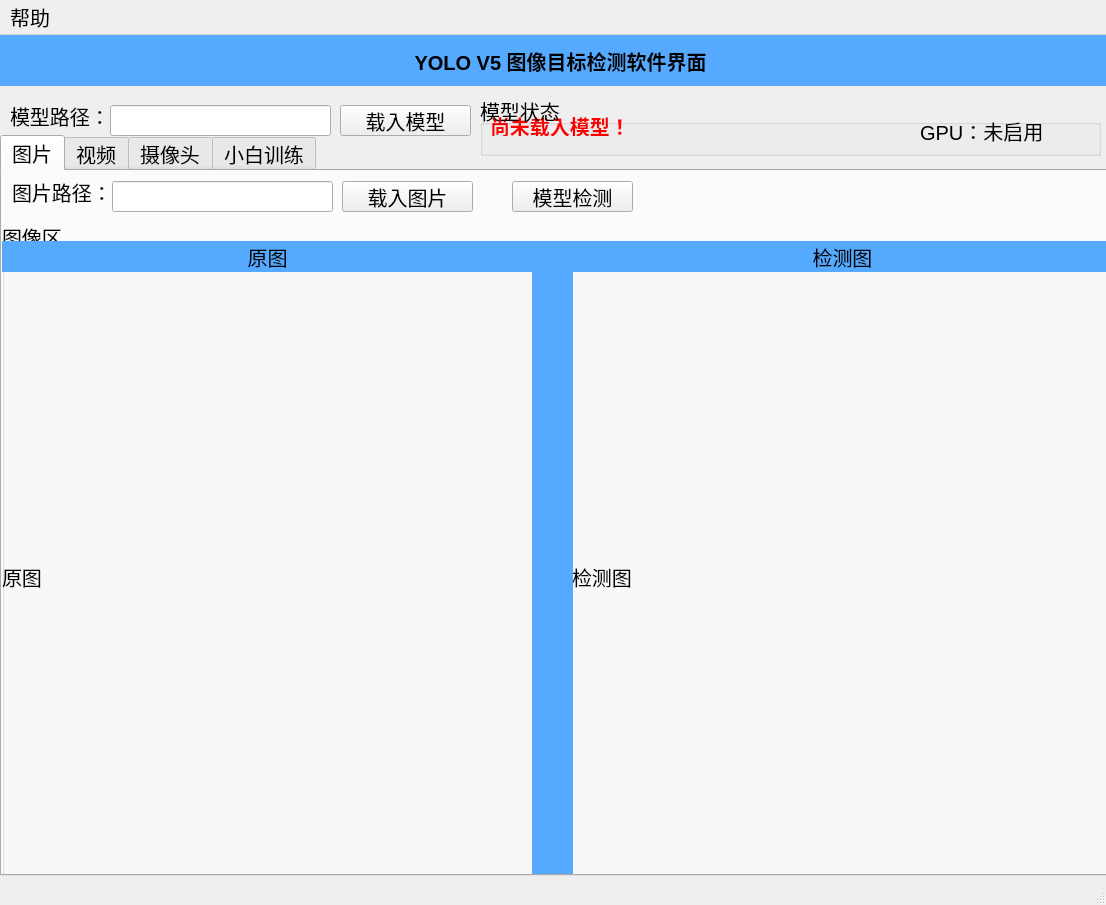
<?xml version="1.0" encoding="UTF-8"?>
<ui version="4.0">
 <class>MainWindow</class>
 <widget class="QMainWindow" name="MainWindow">
  <property name="geometry">
   <rect>
    <x>0</x>
    <y>0</y>
    <width>1106</width>
    <height>905</height>
   </rect>
  </property>
  <property name="font">
   <font>
    <pointsize>15</pointsize>
   </font>
  </property>
  <property name="windowTitle">
   <string>yolo v5 通用图像检测界面----康康哥哥</string>
  </property>
  <widget class="QWidget" name="centralwidget">
   <widget class="QTabWidget" name="tabWidget">
    <property name="enabled">
     <bool>true</bool>
    </property>
    <property name="geometry">
     <rect>
      <x>0</x>
      <y>100</y>
      <width>1131</width>
      <height>741</height>
     </rect>
    </property>
    <property name="currentIndex">
     <number>0</number>
    </property>
    <widget class="QWidget" name="tab">
     <attribute name="title">
      <string>图片</string>
     </attribute>
     <widget class="QGroupBox" name="groupBox">
      <property name="geometry">
       <rect>
        <x>0</x>
        <y>50</y>
        <width>1111</width>
        <height>701</height>
       </rect>
      </property>
      <property name="title">
       <string>图像区</string>
      </property>
      <widget class="QLabel" name="label_yt">
       <property name="geometry">
        <rect>
         <x>0</x>
         <y>50</y>
         <width>531</width>
         <height>611</height>
        </rect>
       </property>
       <property name="text">
        <string>原图</string>
       </property>
      </widget>
      <widget class="QLabel" name="label_success">
       <property name="geometry">
        <rect>
         <x>570</x>
         <y>50</y>
         <width>531</width>
         <height>611</height>
        </rect>
       </property>
       <property name="text">
        <string>检测图</string>
       </property>
      </widget>
      <widget class="QLabel" name="label_4">
       <property name="geometry">
        <rect>
         <x>0</x>
         <y>20</y>
         <width>531</width>
         <height>31</height>
        </rect>
       </property>
       <property name="font">
        <font>
         <pointsize>15</pointsize>
        </font>
       </property>
       <property name="styleSheet">
        <string notr="true">background-color: rgb(85, 170, 255);</string>
       </property>
       <property name="text">
        <string>原图</string>
       </property>
       <property name="alignment">
        <set>Qt::AlignCenter</set>
       </property>
      </widget>
      <widget class="QLabel" name="label_5">
       <property name="geometry">
        <rect>
         <x>570</x>
         <y>20</y>
         <width>541</width>
         <height>31</height>
        </rect>
       </property>
       <property name="font">
        <font>
         <pointsize>15</pointsize>
        </font>
       </property>
       <property name="styleSheet">
        <string notr="true">background-color: rgb(85, 170, 255);</string>
       </property>
       <property name="text">
        <string>检测图</string>
       </property>
       <property name="alignment">
        <set>Qt::AlignCenter</set>
       </property>
      </widget>
      <widget class="QLabel" name="label_6">
       <property name="geometry">
        <rect>
         <x>530</x>
         <y>20</y>
         <width>41</width>
         <height>641</height>
        </rect>
       </property>
       <property name="styleSheet">
        <string notr="true">background-color: rgb(85, 170, 255);</string>
       </property>
       <property name="text">
        <string/>
       </property>
      </widget>
     </widget>
     <widget class="QLabel" name="label_2">
      <property name="geometry">
       <rect>
        <x>10</x>
        <y>0</y>
        <width>101</width>
        <height>41</height>
       </rect>
      </property>
      <property name="text">
       <string>图片路径：</string>
      </property>
     </widget>
     <widget class="QLineEdit" name="lineEdit_pic">
      <property name="geometry">
       <rect>
        <x>110</x>
        <y>10</y>
        <width>221</width>
        <height>31</height>
       </rect>
      </property>
     </widget>
     <widget class="QPushButton" name="pushButton_load_pic">
      <property name="geometry">
       <rect>
        <x>340</x>
        <y>10</y>
        <width>131</width>
        <height>31</height>
       </rect>
      </property>
      <property name="cursor">
       <cursorShape>PointingHandCursor</cursorShape>
      </property>
      <property name="text">
       <string>载入图片</string>
      </property>
     </widget>
     <widget class="QPushButton" name="pushButton_pic_pre">
      <property name="enabled">
       <bool>true</bool>
      </property>
      <property name="geometry">
       <rect>
        <x>510</x>
        <y>10</y>
        <width>121</width>
        <height>31</height>
       </rect>
      </property>
      <property name="cursor">
       <cursorShape>PointingHandCursor</cursorShape>
      </property>
      <property name="text">
       <string>模型检测</string>
      </property>
     </widget>
    </widget>
    <widget class="QWidget" name="tab_2">
     <attribute name="title">
      <string>视频</string>
     </attribute>
     <widget class="QLabel" name="label_3">
      <property name="geometry">
       <rect>
        <x>10</x>
        <y>0</y>
        <width>101</width>
        <height>41</height>
       </rect>
      </property>
      <property name="text">
       <string>视频路径：</string>
      </property>
     </widget>
     <widget class="QPushButton" name="pushButton_load_vedio">
      <property name="geometry">
       <rect>
        <x>340</x>
        <y>10</y>
        <width>131</width>
        <height>31</height>
       </rect>
      </property>
      <property name="cursor">
       <cursorShape>PointingHandCursor</cursorShape>
      </property>
      <property name="text">
       <string>载入视频</string>
      </property>
     </widget>
     <widget class="QPushButton" name="pushButton_video_pre">
      <property name="enabled">
       <bool>true</bool>
      </property>
      <property name="geometry">
       <rect>
        <x>680</x>
        <y>10</y>
        <width>121</width>
        <height>31</height>
       </rect>
      </property>
      <property name="cursor">
       <cursorShape>PointingHandCursor</cursorShape>
      </property>
      <property name="text">
       <string>模型预测</string>
      </property>
     </widget>
     <widget class="QGroupBox" name="groupBox_2">
      <property name="geometry">
       <rect>
        <x>0</x>
        <y>50</y>
        <width>1121</width>
        <height>701</height>
       </rect>
      </property>
      <property name="title">
       <string>图像区</string>
      </property>
      <widget class="QLabel" name="label_success_2">
       <property name="geometry">
        <rect>
         <x>0</x>
         <y>50</y>
         <width>1101</width>
         <height>611</height>
        </rect>
       </property>
       <property name="text">
        <string>检测图</string>
       </property>
      </widget>
      <widget class="QLabel" name="label_9">
       <property name="geometry">
        <rect>
         <x>0</x>
         <y>20</y>
         <width>1111</width>
         <height>31</height>
        </rect>
       </property>
       <property name="font">
        <font>
         <pointsize>15</pointsize>
        </font>
       </property>
       <property name="styleSheet">
        <string notr="true">background-color: rgb(85, 170, 255);</string>
       </property>
       <property name="text">
        <string>检测视频</string>
       </property>
       <property name="alignment">
        <set>Qt::AlignCenter</set>
       </property>
      </widget>
     </widget>
     <widget class="QLineEdit" name="lineEdit_vedio">
      <property name="geometry">
       <rect>
        <x>110</x>
        <y>10</y>
        <width>221</width>
        <height>31</height>
       </rect>
      </property>
     </widget>
     <widget class="QLabel" name="label_7">
      <property name="geometry">
       <rect>
        <x>850</x>
        <y>20</y>
        <width>141</width>
        <height>21</height>
       </rect>
      </property>
      <property name="text">
       <string>count:</string>
      </property>
     </widget>
    </widget>
    <widget class="QWidget" name="tab_4">
     <attribute name="title">
      <string>摄像头</string>
     </attribute>
     <widget class="QGroupBox" name="groupBox_3">
      <property name="geometry">
       <rect>
        <x>0</x>
        <y>50</y>
        <width>1121</width>
        <height>701</height>
       </rect>
      </property>
      <property name="title">
       <string>图像区</string>
      </property>
      <widget class="QLabel" name="label_success_camera">
       <property name="geometry">
        <rect>
         <x>0</x>
         <y>50</y>
         <width>1101</width>
         <height>611</height>
        </rect>
       </property>
       <property name="text">
        <string>检测图</string>
       </property>
      </widget>
      <widget class="QLabel" name="label_10">
       <property name="geometry">
        <rect>
         <x>0</x>
         <y>20</y>
         <width>1111</width>
         <height>31</height>
        </rect>
       </property>
       <property name="font">
        <font>
         <pointsize>15</pointsize>
        </font>
       </property>
       <property name="styleSheet">
        <string notr="true">background-color: rgb(85, 170, 255);</string>
       </property>
       <property name="text">
        <string>检测区域</string>
       </property>
       <property name="alignment">
        <set>Qt::AlignCenter</set>
       </property>
      </widget>
     </widget>
     <widget class="QPushButton" name="pushButtonopencamera">
      <property name="geometry">
       <rect>
        <x>490</x>
        <y>10</y>
        <width>121</width>
        <height>31</height>
       </rect>
      </property>
      <property name="text">
       <string>启动摄象头</string>
      </property>
     </widget>
     <widget class="QPushButton" name="pushButton_camera_pre">
      <property name="geometry">
       <rect>
        <x>640</x>
        <y>10</y>
        <width>151</width>
        <height>31</height>
       </rect>
      </property>
      <property name="text">
       <string>模型预测</string>
      </property>
     </widget>
     <widget class="QLabel" name="label_camera_satute">
      <property name="geometry">
       <rect>
        <x>30</x>
        <y>20</y>
        <width>211</width>
        <height>21</height>
       </rect>
      </property>
      <property name="font">
       <font>
        <pointsize>15</pointsize>
       </font>
      </property>
      <property name="styleSheet">
       <string notr="true">color: rgb(255, 0, 0);</string>
      </property>
      <property name="text">
       <string>摄像头当前未启动！</string>
      </property>
     </widget>
    </widget>
    <widget class="QWidget" name="tab_3">
     <attribute name="title">
      <string>小白训练</string>
     </attribute>
    </widget>
   </widget>
   <widget class="QLabel" name="label_title">
    <property name="geometry">
     <rect>
      <x>0</x>
      <y>0</y>
      <width>1121</width>
      <height>51</height>
     </rect>
    </property>
    <property name="font">
     <font>
      <pointsize>15</pointsize>
      <weight>75</weight>
      <italic>false</italic>
      <bold>true</bold>
      <underline>false</underline>
      <strikeout>false</strikeout>
     </font>
    </property>
    <property name="styleSheet">
     <string notr="true">background-color: rgb(85, 170, 255);</string>
    </property>
    <property name="text">
     <string>YOLO V5 图像目标检测软件界面</string>
    </property>
    <property name="alignment">
     <set>Qt::AlignCenter</set>
    </property>
    <property name="margin">
     <number>0</number>
    </property>
   </widget>
   <widget class="QLabel" name="label">
    <property name="geometry">
     <rect>
      <x>10</x>
      <y>60</y>
      <width>101</width>
      <height>41</height>
     </rect>
    </property>
    <property name="text">
     <string>模型路径：</string>
    </property>
   </widget>
   <widget class="QLineEdit" name="lineEdit_mode_path">
    <property name="geometry">
     <rect>
      <x>110</x>
      <y>70</y>
      <width>221</width>
      <height>31</height>
     </rect>
    </property>
   </widget>
   <widget class="QPushButton" name="pushButton_load_model">
    <property name="geometry">
     <rect>
      <x>340</x>
      <y>70</y>
      <width>131</width>
      <height>31</height>
     </rect>
    </property>
    <property name="cursor">
     <cursorShape>PointingHandCursor</cursorShape>
    </property>
    <property name="text">
     <string>载入模型</string>
    </property>
   </widget>
   <widget class="QLabel" name="label_model_satute">
    <property name="geometry">
     <rect>
      <x>490</x>
      <y>80</y>
      <width>251</width>
      <height>21</height>
     </rect>
    </property>
    <property name="font">
     <font>
      <pointsize>15</pointsize>
      <weight>75</weight>
      <bold>true</bold>
     </font>
    </property>
    <property name="styleSheet">
     <string notr="true">color: rgb(255, 0, 0);</string>
    </property>
    <property name="text">
     <string>尚未载入模型！</string>
    </property>
   </widget>
   <widget class="QGroupBox" name="groupBox_4">
    <property name="geometry">
     <rect>
      <x>480</x>
      <y>60</y>
      <width>621</width>
      <height>61</height>
     </rect>
    </property>
    <property name="title">
     <string>模型状态</string>
    </property>
    <widget class="QLabel" name="label_gpu">
     <property name="geometry">
      <rect>
       <x>440</x>
       <y>20</y>
       <width>141</width>
       <height>31</height>
      </rect>
     </property>
     <property name="text">
      <string>GPU：未启用</string>
     </property>
    </widget>
   </widget>
  </widget>
  <widget class="QMenuBar" name="menubar">
   <property name="geometry">
    <rect>
     <x>0</x>
     <y>0</y>
     <width>1106</width>
     <height>33</height>
    </rect>
   </property>
   <widget class="QMenu" name="menu">
    <property name="title">
     <string>帮助</string>
    </property>
   </widget>
   <addaction name="menu"/>
  </widget>
  <widget class="QStatusBar" name="statusbar"/>
 </widget>
 <resources/>
 <connections/>
</ui>
